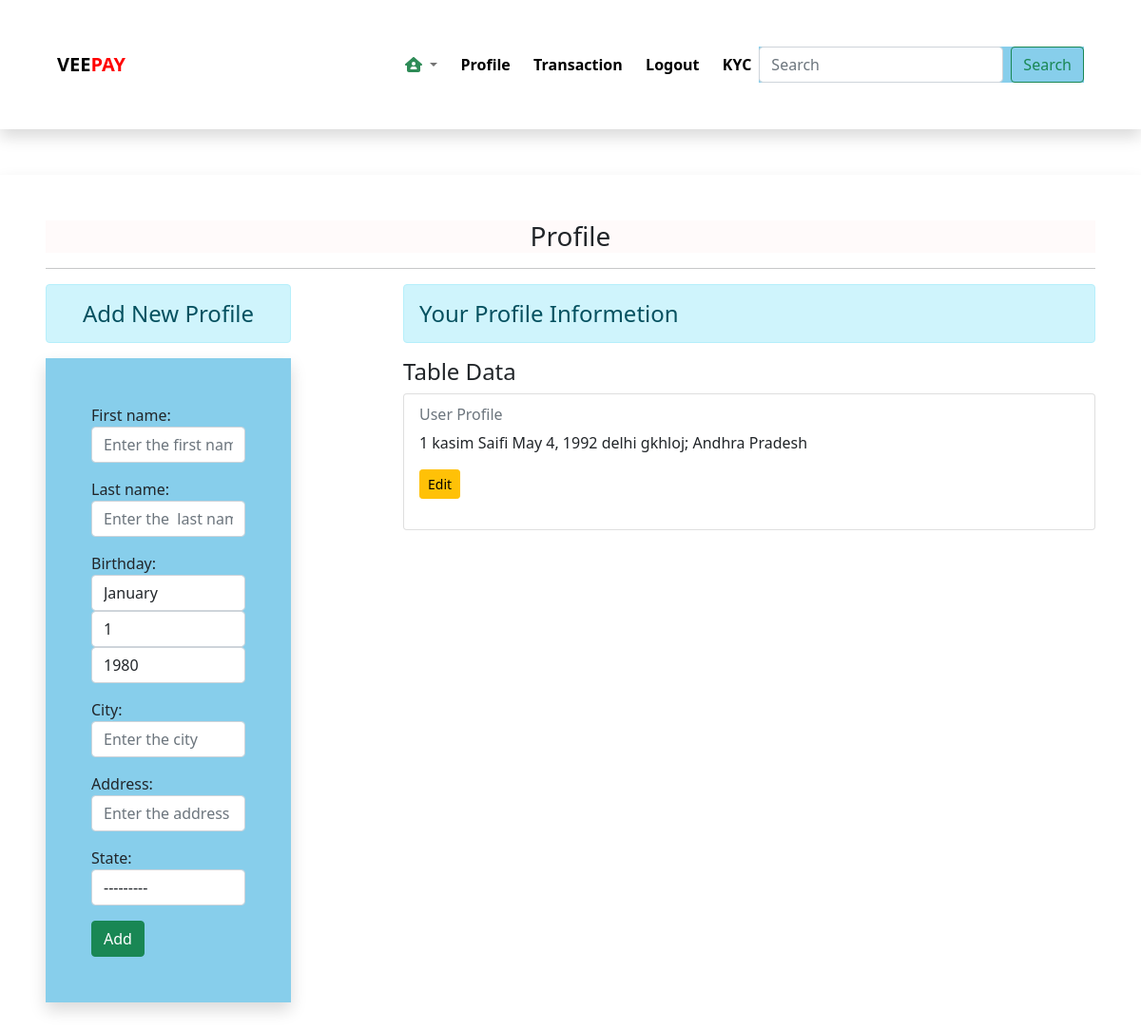
/profile/ (signed in), run on the app's committed database.
### enroll/models.py (models this page shows, shortened)
class Profile(models.Model):
    user = models.OneToOneField(User, on_delete=models.CASCADE,null=True, blank=True)
    first_name=models.CharField(max_length=90)
    last_name=models.CharField(max_length=90)
    birthday = models.DateField(default=None)
    city=models.CharField(max_length=90)
    state=models.CharField(max_length=90 , choices=STATE_CHOICES)
    address=models.CharField(max_length=250, default=None)

### enroll/views.py (the view, shortened to what this page needs)
# urls.py: path('profile/',User_Profile.as_view()  , name='profile'),
class User_Profile(View):
    def get(self,request):
      form=ProfileForm()
      stu=Profile.objects.all()
      return render(request , 'profile.html' , {'stu':stu,'form':form})

### enroll/forms.py
class ProfileForm(forms.ModelForm):
    class Meta:
        model=Profile
        fields=('first_name' , 'last_name' , 'birthday' , 'city','address','state')
        widgets={
            'first_name':forms.TextInput(attrs={'class':'form-control', 'placeholder':'Enter the first name', 'required':'required'}),
            'last_name':forms.TextInput(attrs={'class':'form-control', 'placeholder':'Enter the  last name', 'required':'required'}),
            'birthday':forms.SelectDateWidget(years=range(1980 , 2050) ,attrs={'class':'form-control', 'placeholder':'Enter the birthday', 'required':'required'}),
            'city':forms.TextInput(attrs={'class':'form-control', 'placeholder':'Enter the city', 'required':'required'}),
            'address':forms.TextInput(attrs={'class':'form-control', 'placeholder':'Enter the address', 'required':'required'}),
            'state':forms.Select(attrs={'class':'form-control', 'placeholder':'Enter the state', 'required':'required'}),
        }

### templates/profile.html (shortened to what this page needs)
{%  extends 'base.html' %}
{% load static %}
{% block content %}
<div class="container-fluid mt-5 shadow p-5">
        <h3 class="text-center">Profile </h3>
        <hr>
<div class="row">
    <div class="col-sm-3">
        <h4 class="text-center alert alert-info">Add New Profile</h4>
<form action="" method="POST" class="shadow p-5">
    {{form.as_p}}
    <input type="submit" class="btn btn-success" value="Add">
</form>
    </div>
  <div class="col-sm-8 offset-1">
      <h4 class="text-cenetr alert alert-info">Your Profile Informetion</h4>
      <h4>Table Data</h4>
      <div class="card" style="width: auto; height: auto;">
        <div class="card-body">
          <h6 class="card-subtitle mb-2 text-muted">User Profile</h6>
          <p class="card-text">
            <tbody>
                {% if stu %}
                {% for stu in stu %}
                <tr>
                    <td>{{forloop.counter}}</td>
                    <td>{{stu.first_name}}</td>
                    <td>{{stu.last_name}}</td>
                    <td>{{stu.birthday}}</td>
                    <td>{{stu.city}}</td>
                    <td>{{stu.address}}</td>
                    <td>{{stu.state}}</td>
                    <td>
                        <p>
                            <a href="{% url 'updatedata' stu.id %}" class="btn btn-warning btn-sm">Edit</a>
                        </p>
                  </td>
                </tr>
                {% endfor %}
                {% else %}
                <h4 class="text-cenetr alert alert-warning">No Records Found</h4>
                {% endif %}
            </tbody>
        </p>
        </div>
      </div>
  </div>
</div>
</div>
{% endblock %}

### templates/profile.html (style rules this page uses)
h3 { background-color: snow; }
form { background-color:skyblue; }

### data on the page
Profile: first_name "kasim", last_name "Saifi", birthday "May 4, 1992", city "delhi", address "gkhloj;", state "Andhra Pradesh"
